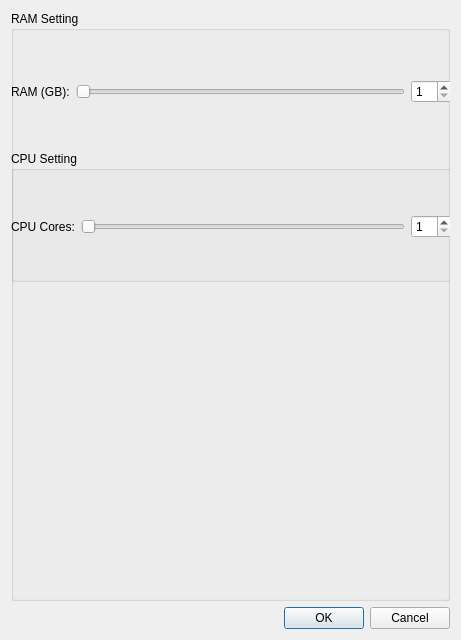
<?xml version="1.0" encoding="UTF-8"?>
<ui version="4.0">
 <class>Dialog</class>
 <widget class="QDialog" name="Dialog">
  <property name="geometry">
   <rect>
    <x>0</x>
    <y>0</y>
    <width>461</width>
    <height>640</height>
   </rect>
  </property>
  <property name="windowTitle">
   <string>Dialog</string>
  </property>
  <layout class="QVBoxLayout" name="verticalLayout">
   <item>
    <widget class="QGroupBox" name="ramSettingsGroupBox">
     <property name="title">
      <string>RAM Setting</string>
     </property>
     <widget class="QWidget" name="horizontalLayoutWidget">
      <property name="geometry">
       <rect>
        <x>0</x>
        <y>20</y>
        <width>441</width>
        <height>121</height>
       </rect>
      </property>
      <layout class="QHBoxLayout" name="horizontalLayout">
       <item>
        <widget class="QLabel" name="ramLabel">
         <property name="text">
          <string>RAM (GB):</string>
         </property>
        </widget>
       </item>
       <item>
        <widget class="QSlider" name="ramSlider">
         <property name="minimum">
          <number>1</number>
         </property>
         <property name="maximum">
          <number>32</number>
         </property>
         <property name="orientation">
          <enum>Qt::Horizontal</enum>
         </property>
        </widget>
       </item>
       <item>
        <widget class="QSpinBox" name="ramSpinBox">
         <property name="minimum">
          <number>1</number>
         </property>
         <property name="maximum">
          <number>32</number>
         </property>
        </widget>
       </item>
      </layout>
     </widget>
     <widget class="QGroupBox" name="cpuSettingsGroupBox">
      <property name="geometry">
       <rect>
        <x>0</x>
        <y>140</y>
        <width>441</width>
        <height>131</height>
       </rect>
      </property>
      <property name="title">
       <string>CPU Setting</string>
      </property>
      <widget class="QWidget" name="horizontalLayoutWidget_2">
       <property name="geometry">
        <rect>
         <x>0</x>
         <y>20</y>
         <width>441</width>
         <height>111</height>
        </rect>
       </property>
       <layout class="QHBoxLayout" name="horizontalLayout_2">
        <item>
         <widget class="QLabel" name="cpuLabel">
          <property name="text">
           <string>CPU Cores:</string>
          </property>
         </widget>
        </item>
        <item>
         <widget class="QSlider" name="cpuSlider">
          <property name="minimum">
           <number>1</number>
          </property>
          <property name="maximum">
           <number>32</number>
          </property>
          <property name="orientation">
           <enum>Qt::Horizontal</enum>
          </property>
         </widget>
        </item>
        <item>
         <widget class="QSpinBox" name="cpuSpinBox">
          <property name="minimum">
           <number>1</number>
          </property>
          <property name="maximum">
           <number>32</number>
          </property>
         </widget>
        </item>
       </layout>
      </widget>
     </widget>
    </widget>
   </item>
   <item>
    <widget class="QDialogButtonBox" name="buttonBox">
     <property name="orientation">
      <enum>Qt::Horizontal</enum>
     </property>
     <property name="standardButtons">
      <set>QDialogButtonBox::Cancel|QDialogButtonBox::Ok</set>
     </property>
    </widget>
   </item>
  </layout>
 </widget>
 <resources/>
 <connections>
  <connection>
   <sender>buttonBox</sender>
   <signal>accepted()</signal>
   <receiver>Dialog</receiver>
   <slot>accept()</slot>
   <hints>
    <hint type="sourcelabel">
     <x>257</x>
     <y>630</y>
    </hint>
    <hint type="destinationlabel">
     <x>157</x>
     <y>274</y>
    </hint>
   </hints>
  </connection>
  <connection>
   <sender>buttonBox</sender>
   <signal>rejected()</signal>
   <receiver>Dialog</receiver>
   <slot>reject()</slot>
   <hints>
    <hint type="sourcelabel">
     <x>325</x>
     <y>630</y>
    </hint>
    <hint type="destinationlabel">
     <x>286</x>
     <y>274</y>
    </hint>
   </hints>
  </connection>
  <connection>
   <sender>cpuSlider</sender>
   <signal>valueChanged(int)</signal>
   <receiver>cpuSpinBox</receiver>
   <slot>setValue(int)</slot>
   <hints>
    <hint type="sourcelabel">
     <x>282</x>
     <y>228</y>
    </hint>
    <hint type="destinationlabel">
     <x>426</x>
     <y>236</y>
    </hint>
   </hints>
  </connection>
  <connection>
   <sender>ramSlider</sender>
   <signal>valueChanged(int)</signal>
   <receiver>ramSpinBox</receiver>
   <slot>setValue(int)</slot>
   <hints>
    <hint type="sourcelabel">
     <x>354</x>
     <y>93</y>
    </hint>
    <hint type="destinationlabel">
     <x>408</x>
     <y>100</y>
    </hint>
   </hints>
  </connection>
 </connections>
</ui>
